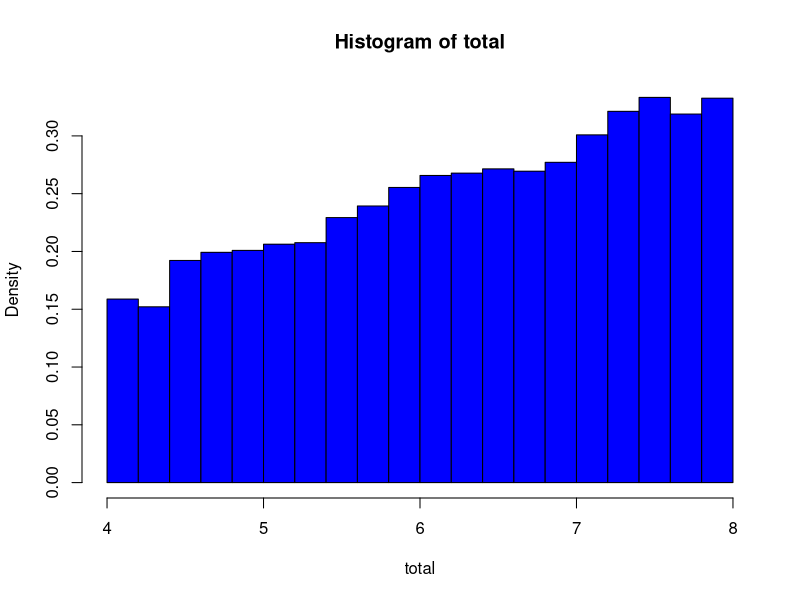
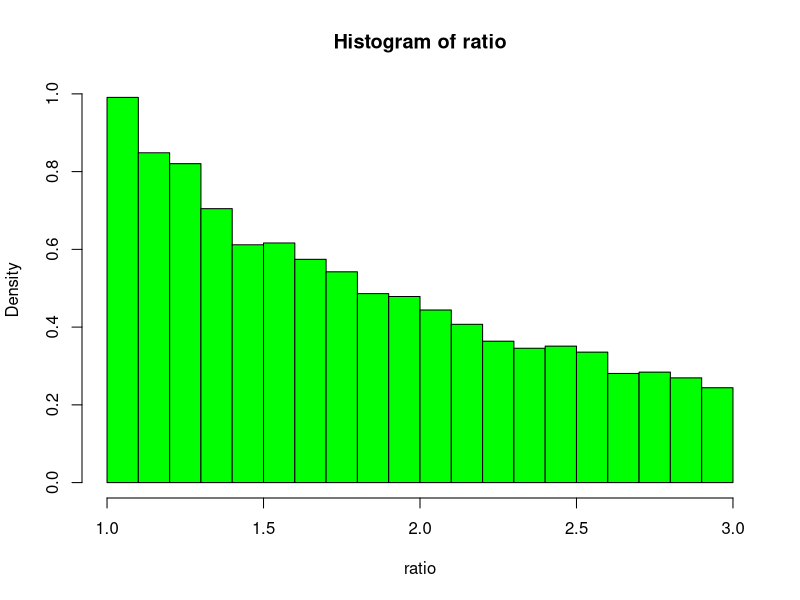

The R source for these figures, in order:
rm(list = ls())

#set the number of simulations
N <- 30000
#create vectors
milk <- numeric(N)
coffee <- numeric(N)
surlatte <- numeric(N)

for (i in 1:N) {
  milk[i] <- runif(1,2,6)
  coffee[i] <- runif(1,1,4)
  total <- milk[i] + coffee[i]
  ratio <- milk[i]/coffee[i]
  surlatte[i] <- (total >= 4) & (total <= 8) & (ratio >= 1) & (ratio <= 3)
}

#number of surviving lattes
sum(surlatte)

#proporation of lattes that survive
mean(surlatte)

#get a vector that is zeroed out
surmilk <- milk*surlatte; head(surmilk)
length(which(surmilk != 0)) /N
survcof <- coffee * surlatte; head(survcof)
length(which(survcof != 0))/N
Data <- data.frame(surmilk, survcof)
newdata <- subset(Data, (surmilk != 0) & (survcof != 0)) 
nrow(newdata)/N

#avaerage amount that survived
mean(newdata$surmilk)
mean(newdata$survcof)
total <- newdata$surmilk + newdata$survcof; head(total)
mean(total)
ratio <- newdata$surmilk/newdata$survcof; head(ratio)
hist(total, probability = TRUE, col = "blue")
hist(ratio, probability = TRUE, col = "green")